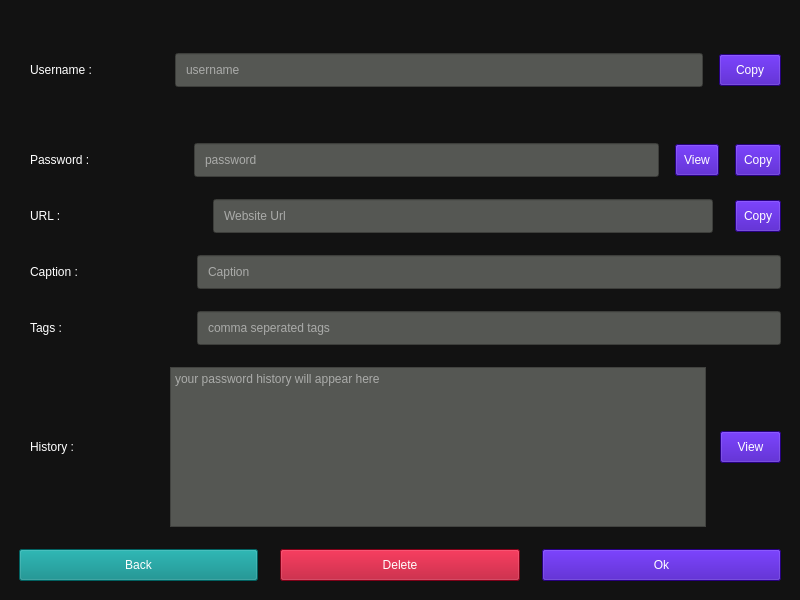
<?xml version="1.0" encoding="UTF-8"?>
<ui version="4.0">
 <class>Form</class>
 <widget class="QWidget" name="Form">
  <property name="geometry">
   <rect>
    <x>0</x>
    <y>0</y>
    <width>800</width>
    <height>600</height>
   </rect>
  </property>
  <property name="windowTitle">
   <string>Form</string>
  </property>
  <property name="styleSheet">
   <string notr="true">background-color: rgb(18, 18, 18);
</string>
  </property>
  <layout class="QVBoxLayout" name="verticalLayout_2">
   <item>
    <layout class="QVBoxLayout" name="verticalLayout" stretch="2,2,2,2,2,3,2">
     <item>
      <layout class="QHBoxLayout" name="horizontalLayout" stretch="2,7,1">
       <property name="spacing">
        <number>0</number>
       </property>
       <item alignment="Qt::AlignVCenter">
        <widget class="QLabel" name="username_label">
         <property name="styleSheet">
          <string notr="true">background-color: rgba(0, 0, 0, 0);
font: 63 24pt &quot;FreeSans&quot;;
color: rgb(255, 255, 255);
padding: 8px;
margin: 8px;</string>
         </property>
         <property name="text">
          <string>Username :</string>
         </property>
        </widget>
       </item>
       <item>
        <widget class="QLineEdit" name="username_lineEdit">
         <property name="styleSheet">
          <string notr="true">background-color: rgb(85, 87, 83);
font: 63 24pt &quot;FreeSans&quot;;
color: rgb(255, 255, 255);
padding: 8px;
margin: 8px;</string>
         </property>
         <property name="placeholderText">
          <string>username</string>
         </property>
        </widget>
       </item>
       <item alignment="Qt::AlignVCenter">
        <widget class="QPushButton" name="username_copy_button">
         <property name="styleSheet">
          <string notr="true">background-color: rgb(55, 0, 179);
font: 81 24pt &quot;FreeSans&quot;;
color: rgb(255, 255, 255);
padding: 8px;
margin: 8px;</string>
         </property>
         <property name="text">
          <string>Copy</string>
         </property>
        </widget>
       </item>
      </layout>
     </item>
     <item>
      <layout class="QHBoxLayout" name="horizontalLayout_2" stretch="4,11,1,1">
       <property name="spacing">
        <number>0</number>
       </property>
       <item alignment="Qt::AlignVCenter">
        <widget class="QLabel" name="password_label">
         <property name="styleSheet">
          <string notr="true">background-color: rgba(0, 0, 0, 0);
font: 63 24pt &quot;FreeSans&quot;;
color: rgb(255, 255, 255);
padding: 8px;
margin: 8px;</string>
         </property>
         <property name="text">
          <string>Password :</string>
         </property>
        </widget>
       </item>
       <item>
        <widget class="QLineEdit" name="password_lineEdit">
         <property name="styleSheet">
          <string notr="true">background-color: rgb(85, 87, 83);
font: 63 24pt &quot;FreeSans&quot;;
color: rgb(255, 255, 255);
padding: 8px;
margin: 8px;</string>
         </property>
         <property name="placeholderText">
          <string>password</string>
         </property>
        </widget>
       </item>
       <item>
        <widget class="QPushButton" name="password_view_button">
         <property name="styleSheet">
          <string notr="true">background-color: rgb(55, 0, 179);
font: 81 24pt &quot;FreeSans&quot;;
color: rgb(255, 255, 255);
padding: 8px;
margin: 8px;</string>
         </property>
         <property name="text">
          <string>View</string>
         </property>
        </widget>
       </item>
       <item>
        <widget class="QPushButton" name="password_copy_button">
         <property name="styleSheet">
          <string notr="true">background-color: rgb(55, 0, 179);
font: 81 24pt &quot;FreeSans&quot;;
color: rgb(255, 255, 255);
padding: 8px;
margin: 8px;</string>
         </property>
         <property name="text">
          <string>Copy</string>
         </property>
        </widget>
       </item>
      </layout>
     </item>
     <item>
      <layout class="QHBoxLayout" name="horizontalLayout_3" stretch="4,11,1">
       <item>
        <widget class="QLabel" name="url_label">
         <property name="styleSheet">
          <string notr="true">background-color: rgba(0, 0, 0, 0);
font: 63 24pt &quot;FreeSans&quot;;
color: rgb(255, 255, 255);
padding: 8px;
margin: 8px;</string>
         </property>
         <property name="text">
          <string>URL :</string>
         </property>
        </widget>
       </item>
       <item>
        <widget class="QLineEdit" name="url_lineEdit">
         <property name="styleSheet">
          <string notr="true">background-color: rgb(85, 87, 83);
font: 63 24pt &quot;FreeSans&quot;;
color: rgb(255, 255, 255);
padding: 8px;
margin: 8px;</string>
         </property>
         <property name="placeholderText">
          <string>Website Url</string>
         </property>
        </widget>
       </item>
       <item>
        <widget class="QPushButton" name="url_copy_button">
         <property name="styleSheet">
          <string notr="true">background-color: rgb(55, 0, 179);
font: 81 24pt &quot;FreeSans&quot;;
color: rgb(255, 255, 255);
padding: 8px;
margin: 8px;</string>
         </property>
         <property name="text">
          <string>Copy</string>
         </property>
        </widget>
       </item>
      </layout>
     </item>
     <item>
      <layout class="QHBoxLayout" name="horizontalLayout_4" stretch="2,7">
       <item>
        <widget class="QLabel" name="caption_label">
         <property name="styleSheet">
          <string notr="true">background-color: rgba(0, 0, 0, 0);
font: 63 24pt &quot;FreeSans&quot;;
color: rgb(255, 255, 255);
padding: 8px;
margin: 8px;</string>
         </property>
         <property name="text">
          <string>Caption :</string>
         </property>
        </widget>
       </item>
       <item>
        <widget class="QLineEdit" name="caption_lineEdit">
         <property name="styleSheet">
          <string notr="true">background-color: rgb(85, 87, 83);
font: 63 24pt &quot;FreeSans&quot;;
color: rgb(255, 255, 255);
padding: 8px;
margin: 8px;</string>
         </property>
         <property name="placeholderText">
          <string>Caption</string>
         </property>
        </widget>
       </item>
      </layout>
     </item>
     <item>
      <layout class="QHBoxLayout" name="horizontalLayout_5" stretch="2,7">
       <item>
        <widget class="QLabel" name="tags_label">
         <property name="styleSheet">
          <string notr="true">background-color: rgba(0, 0, 0, 0);
font: 63 24pt &quot;FreeSans&quot;;
color: rgb(255, 255, 255);
padding: 8px;
margin: 8px;</string>
         </property>
         <property name="text">
          <string>Tags :</string>
         </property>
        </widget>
       </item>
       <item>
        <widget class="QLineEdit" name="tags_lineEdit">
         <property name="styleSheet">
          <string notr="true">background-color: rgb(85, 87, 83);
font: 63 24pt &quot;FreeSans&quot;;
color: rgb(255, 255, 255);
padding: 8px;
margin: 8px;</string>
         </property>
         <property name="placeholderText">
          <string>comma seperated tags</string>
         </property>
        </widget>
       </item>
      </layout>
     </item>
     <item>
      <layout class="QHBoxLayout" name="horizontalLayout_6" stretch="2,7,1">
       <property name="topMargin">
        <number>8</number>
       </property>
       <property name="bottomMargin">
        <number>8</number>
       </property>
       <item>
        <widget class="QLabel" name="history_label">
         <property name="styleSheet">
          <string notr="true">background-color: rgba(0, 0, 0, 0);
font: 63 24pt &quot;FreeSans&quot;;
color: rgb(255, 255, 255);
padding: 8px;
margin: 8px;</string>
         </property>
         <property name="text">
          <string>History :</string>
         </property>
        </widget>
       </item>
       <item>
        <widget class="QTextBrowser" name="history_textBrowser">
         <property name="styleSheet">
          <string notr="true">background-color: rgb(85, 87, 83);
font: 63 16pt &quot;FreeSans&quot;;
color: rgb(255, 255, 255);</string>
         </property>
         <property name="html">
          <string>&lt;!DOCTYPE HTML PUBLIC &quot;-//W3C//DTD HTML 4.0//EN&quot; &quot;http://www.w3.org/TR/REC-html40/strict.dtd&quot;&gt;
&lt;html&gt;&lt;head&gt;&lt;meta name=&quot;qrichtext&quot; content=&quot;1&quot; /&gt;&lt;style type=&quot;text/css&quot;&gt;
p, li { white-space: pre-wrap; }
&lt;/style&gt;&lt;/head&gt;&lt;body style=&quot; font-family:'FreeSans'; font-size:16pt; font-weight:56; font-style:normal;&quot;&gt;
&lt;p style=&quot;-qt-paragraph-type:empty; margin-top:0px; margin-bottom:0px; margin-left:0px; margin-right:0px; -qt-block-indent:0; text-indent:0px; -qt-user-state:131073;&quot;&gt;&lt;br /&gt;&lt;/p&gt;&lt;/body&gt;&lt;/html&gt;</string>
         </property>
         <property name="placeholderText">
          <string>your password history will appear here</string>
         </property>
        </widget>
       </item>
       <item>
        <widget class="QPushButton" name="history_view_button">
         <property name="styleSheet">
          <string notr="true">background-color: rgb(55, 0, 179);
font: 81 24pt &quot;FreeSans&quot;;
color: rgb(255, 255, 255);
padding: 8px;
margin: 8px;</string>
         </property>
         <property name="text">
          <string>View</string>
         </property>
        </widget>
       </item>
      </layout>
     </item>
     <item>
      <layout class="QHBoxLayout" name="horizontalLayout_7">
       <item>
        <widget class="QPushButton" name="back_button">
         <property name="styleSheet">
          <string notr="true">background-color: rgb(1, 135, 134);
font: 81 24pt &quot;FreeSans&quot;;
color: rgb(255, 255, 255);
padding: 8px;
margin: 8px;</string>
         </property>
         <property name="text">
          <string>Back</string>
         </property>
        </widget>
       </item>
       <item>
        <widget class="QPushButton" name="delete_button">
         <property name="styleSheet">
          <string notr="true">background-color: rgb(176, 0, 32);
font: 81 24pt &quot;FreeSans&quot;;
color: rgb(255, 255, 255);
padding: 8px;
margin: 8px;</string>
         </property>
         <property name="text">
          <string>Delete</string>
         </property>
        </widget>
       </item>
       <item>
        <widget class="QPushButton" name="ok_button">
         <property name="styleSheet">
          <string notr="true">background-color: rgb(55, 0, 179);
font: 81 24pt &quot;FreeSans&quot;;
color: rgb(255, 255, 255);
padding: 8px;
margin: 8px;</string>
         </property>
         <property name="text">
          <string>Ok</string>
         </property>
        </widget>
       </item>
      </layout>
     </item>
    </layout>
   </item>
  </layout>
 </widget>
 <resources/>
 <connections/>
</ui>
